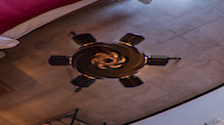
#> input picture ps/tripod.png, 224 x 125 px
$ python test22.py
#> lines starting #> are read from the running program, lines starting #| are printed output that depends on the picture
import numpy as np
from skimage import img_as_float
import matplotlib.pyplot as plt
from skimage import io
import math
import numpy.matlib


file_name2='tripod.png'
img=io.imread(file_name2)
#> img is the input picture: shape (125, 224, 4); mean R, G, B, A 97.8, 73.6, 76.2, 255

img = img_as_float(img)

# control the radius of the inner circle
radius = 150
# control the distance between the inner circle and outer circle
high = 200
angle = 0
spreadAngle = math.pi
# set the center of the circle, proportion of the image size
centerX = 0.5
centerY = 1.0

row, col, channel = img.shape
#> row = 125; col = 224; channel = 4

icenterX = col * centerX
#> icenterX = 112
icenterY = row * centerY
#> icenterY = 125

img_out = img * 0
#> img_out: shape (125, 224, 4) float64; every value is 0

xx = np.arange (col)
#> xx = 224 values from 0 to 223
yy = np.arange (row)
#> yy = 125 values from 0 to 124

x_mask = numpy.matlib.repmat (xx, row, 1)
y_mask = numpy.matlib.repmat (yy, col, 1)
y_mask = np.transpose(y_mask)

xx_dif = x_mask - icenterX
yy_dif = y_mask - icenterY

theta = np.arctan2(-yy_dif, -xx_dif+0.0001)

r = np.sqrt(xx_dif*xx_dif + yy_dif * yy_dif)

theta = np.mod(theta, 2 * math.pi)

x1_mask = col * theta/(spreadAngle+0.00001)
y1_mask = row * (1-(r-radius)/(high+0.00001))

'''
mask = x1_mask < 0
x1_mask = x1_mask * (1 - mask)
mask = x1_mask > (col - 1)
x1_mask = x1_mask * (1 - mask) + (x1_mask * 0 + col -2) * mask

mask = y1_mask < 0
y1_mask = y1_mask * (1 - mask)
mask = y1_mask > (row -1)
y1_mask = y1_mask * (1 - mask) + (y1_mask * 0 + row -2) * mask
'''

int_x = np.floor (x1_mask)
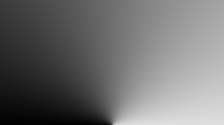
#> x1_mask: shape (125, 224) float64; min 0.637, max 223.4, mean 111.7
int_x = int_x.astype(int)
int_y = np.floor (y1_mask)
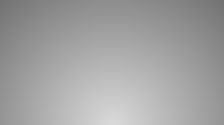
#> y1_mask: shape (125, 224) float64; min 113.9, max 218.1, mean 161.8
int_y = int_y.astype(int)

for ii in range(row):
    for jj in range (col):
        new_xx = int_x [ii, jj]
        new_yy = int_y [ii, jj]

        if x1_mask [ii, jj] < 0 or x1_mask [ii, jj] > col -1 :
            continue
        if y1_mask [ii, jj] < 0 or y1_mask [ii, jj] > row -1 :
            continue

        img_out[ii, jj, :] = img[new_yy, new_xx, :]
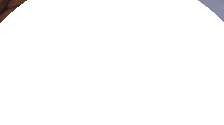
#> img_out: shape (125, 224, 4) float64; mean R, G, B, A 0.00825, 0.00725, 0.00781, 0.0206; transparent parts drawn white

plt.figure (1)
plt.imshow (img)
plt.axis('off')

plt.figure (2)
plt.imshow (img_out)
plt.axis('off')

plt.show()
